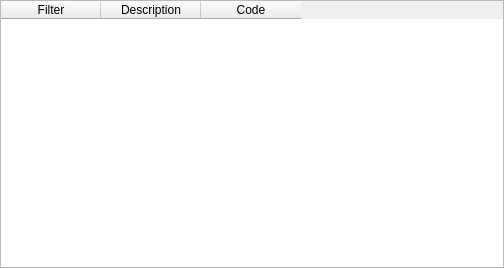
<?xml version="1.0" encoding="UTF-8"?>
<ui version="4.0">
 <class>IssuesDockWidget</class>
 <widget class="QDockWidget" name="IssuesDockWidget">
  <property name="geometry">
   <rect>
    <x>0</x>
    <y>0</y>
    <width>504</width>
    <height>268</height>
   </rect>
  </property>
  <property name="minimumSize">
   <size>
    <width>250</width>
    <height>183</height>
   </size>
  </property>
  <property name="styleSheet">
   <string notr="true">QDockWidget
{
}

QDockWidget::title 
{
    font: 13pt &quot;Arial&quot;;
	font-weight: bold;
	text-align: center;
	padding-left: 5px;
}
</string>
  </property>
  <property name="windowTitle">
   <string>[*]Issues</string>
  </property>
  <widget class="QWidget" name="dockWidgetContents">
   <layout class="QVBoxLayout" name="verticalLayout">
    <property name="spacing">
     <number>6</number>
    </property>
    <property name="leftMargin">
     <number>0</number>
    </property>
    <property name="topMargin">
     <number>0</number>
    </property>
    <property name="rightMargin">
     <number>0</number>
    </property>
    <property name="bottomMargin">
     <number>0</number>
    </property>
    <item>
     <widget class="QTableWidget" name="errorTableWidget">
      <property name="editTriggers">
       <set>QAbstractItemView::NoEditTriggers</set>
      </property>
      <property name="alternatingRowColors">
       <bool>false</bool>
      </property>
      <property name="rowCount">
       <number>0</number>
      </property>
      <property name="columnCount">
       <number>3</number>
      </property>
      <column>
       <property name="text">
        <string>Filter</string>
       </property>
      </column>
      <column>
       <property name="text">
        <string>Description</string>
       </property>
      </column>
      <column>
       <property name="text">
        <string>Code</string>
       </property>
      </column>
     </widget>
    </item>
   </layout>
  </widget>
 </widget>
 <resources/>
 <connections/>
</ui>
